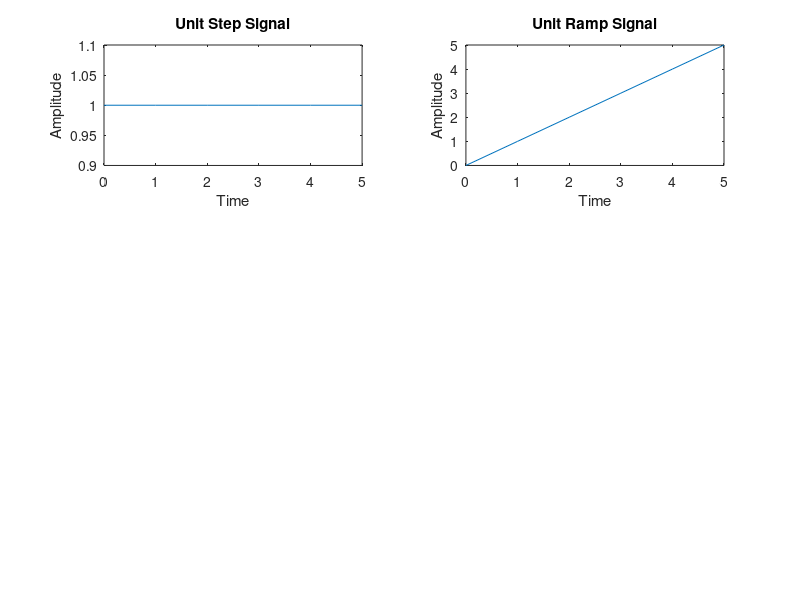

This figure's MATLAB source:
%To plot the given signals on MATLAB
clc
clear all

%Unit Step
N = input('Enter the length of the sequence:');
n = 0:N;
s = ones(1, N+1)
subplot(3, 2, 1);
plot(n, s);
xlabel('Time');
ylabel('Amplitude');
title('Unit Step Signal');

%Unit Ramp
fprintf("n %f", n);
r = n;
fprintf("\n");
fprintf("r %f", r);
subplot(3, 2, 2);
plot(n, r);
xlabel('Time');
ylabel('Amplitude');
title('Unit Ramp Signal');
